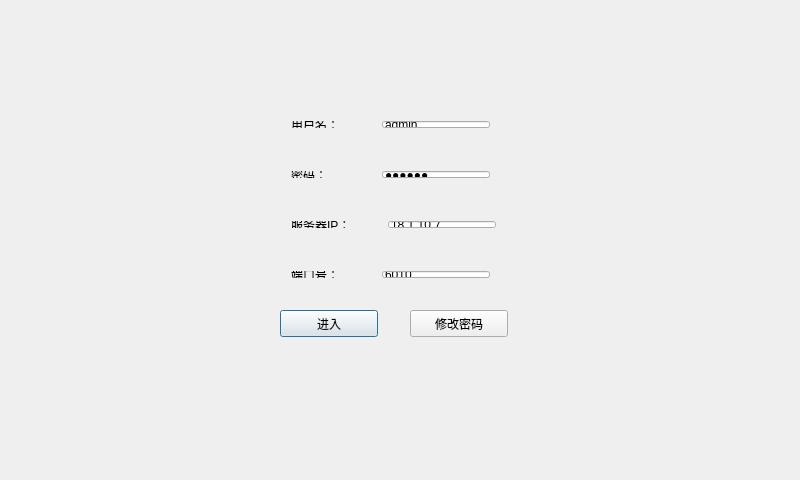
<?xml version="1.0" encoding="UTF-8"?>
<ui version="4.0">
 <class>login</class>
 <widget class="QDialog" name="login">
  <property name="geometry">
   <rect>
    <x>0</x>
    <y>0</y>
    <width>800</width>
    <height>480</height>
   </rect>
  </property>
  <property name="windowTitle">
   <string>login</string>
  </property>
  <widget class="QLabel" name="label">
   <property name="geometry">
    <rect>
     <x>0</x>
     <y>0</y>
     <width>800</width>
     <height>480</height>
    </rect>
   </property>
   <property name="styleSheet">
    <string notr="true">background-image: url(:/2201.jpg);</string>
   </property>
   <property name="text">
    <string/>
   </property>
  </widget>
  <widget class="QWidget" name="layoutWidget">
   <property name="geometry">
    <rect>
     <x>280</x>
     <y>160</y>
     <width>221</width>
     <height>29</height>
    </rect>
   </property>
   <layout class="QHBoxLayout" name="horizontalLayout_2">
    <item>
     <widget class="QLabel" name="label_3">
      <property name="text">
       <string>密码：</string>
      </property>
     </widget>
    </item>
    <item>
     <widget class="QLineEdit" name="led_pwd">
      <property name="sizePolicy">
       <sizepolicy hsizetype="Fixed" vsizetype="Fixed">
        <horstretch>0</horstretch>
        <verstretch>0</verstretch>
       </sizepolicy>
      </property>
      <property name="text">
       <string>Aa1111</string>
      </property>
      <property name="echoMode">
       <enum>QLineEdit::Password</enum>
      </property>
     </widget>
    </item>
   </layout>
  </widget>
  <widget class="QWidget" name="layoutWidget_2">
   <property name="geometry">
    <rect>
     <x>280</x>
     <y>210</y>
     <width>227</width>
     <height>29</height>
    </rect>
   </property>
   <layout class="QHBoxLayout" name="horizontalLayout_3">
    <item>
     <widget class="QLabel" name="label_4">
      <property name="text">
       <string>服务器IP：</string>
      </property>
     </widget>
    </item>
    <item>
     <widget class="QLineEdit" name="led_ip">
      <property name="sizePolicy">
       <sizepolicy hsizetype="Fixed" vsizetype="Fixed">
        <horstretch>0</horstretch>
        <verstretch>0</verstretch>
       </sizepolicy>
      </property>
      <property name="text">
       <string>18.1.10.7</string>
      </property>
     </widget>
    </item>
   </layout>
  </widget>
  <widget class="QWidget" name="layoutWidget_3">
   <property name="geometry">
    <rect>
     <x>280</x>
     <y>260</y>
     <width>221</width>
     <height>29</height>
    </rect>
   </property>
   <layout class="QHBoxLayout" name="horizontalLayout_4">
    <item>
     <widget class="QLabel" name="label_5">
      <property name="text">
       <string>端口号：</string>
      </property>
     </widget>
    </item>
    <item>
     <widget class="QLineEdit" name="led_port">
      <property name="sizePolicy">
       <sizepolicy hsizetype="Fixed" vsizetype="Fixed">
        <horstretch>0</horstretch>
        <verstretch>0</verstretch>
       </sizepolicy>
      </property>
      <property name="text">
       <string>6010</string>
      </property>
     </widget>
    </item>
   </layout>
  </widget>
  <widget class="QPushButton" name="pushButton">
   <property name="geometry">
    <rect>
     <x>280</x>
     <y>310</y>
     <width>98</width>
     <height>27</height>
    </rect>
   </property>
   <property name="text">
    <string>进入</string>
   </property>
  </widget>
  <widget class="QPushButton" name="pushButton_2">
   <property name="geometry">
    <rect>
     <x>410</x>
     <y>310</y>
     <width>98</width>
     <height>27</height>
    </rect>
   </property>
   <property name="text">
    <string>修改密码</string>
   </property>
  </widget>
  <widget class="QWidget" name="">
   <property name="geometry">
    <rect>
     <x>280</x>
     <y>110</y>
     <width>221</width>
     <height>29</height>
    </rect>
   </property>
   <layout class="QHBoxLayout" name="horizontalLayout">
    <item>
     <widget class="QLabel" name="label_2">
      <property name="text">
       <string>用户名：</string>
      </property>
     </widget>
    </item>
    <item>
     <widget class="QLineEdit" name="led_name">
      <property name="sizePolicy">
       <sizepolicy hsizetype="Fixed" vsizetype="Fixed">
        <horstretch>0</horstretch>
        <verstretch>0</verstretch>
       </sizepolicy>
      </property>
      <property name="text">
       <string>admin</string>
      </property>
     </widget>
    </item>
   </layout>
  </widget>
 </widget>
 <layoutdefault spacing="6" margin="11"/>
 <resources/>
 <connections/>
</ui>
